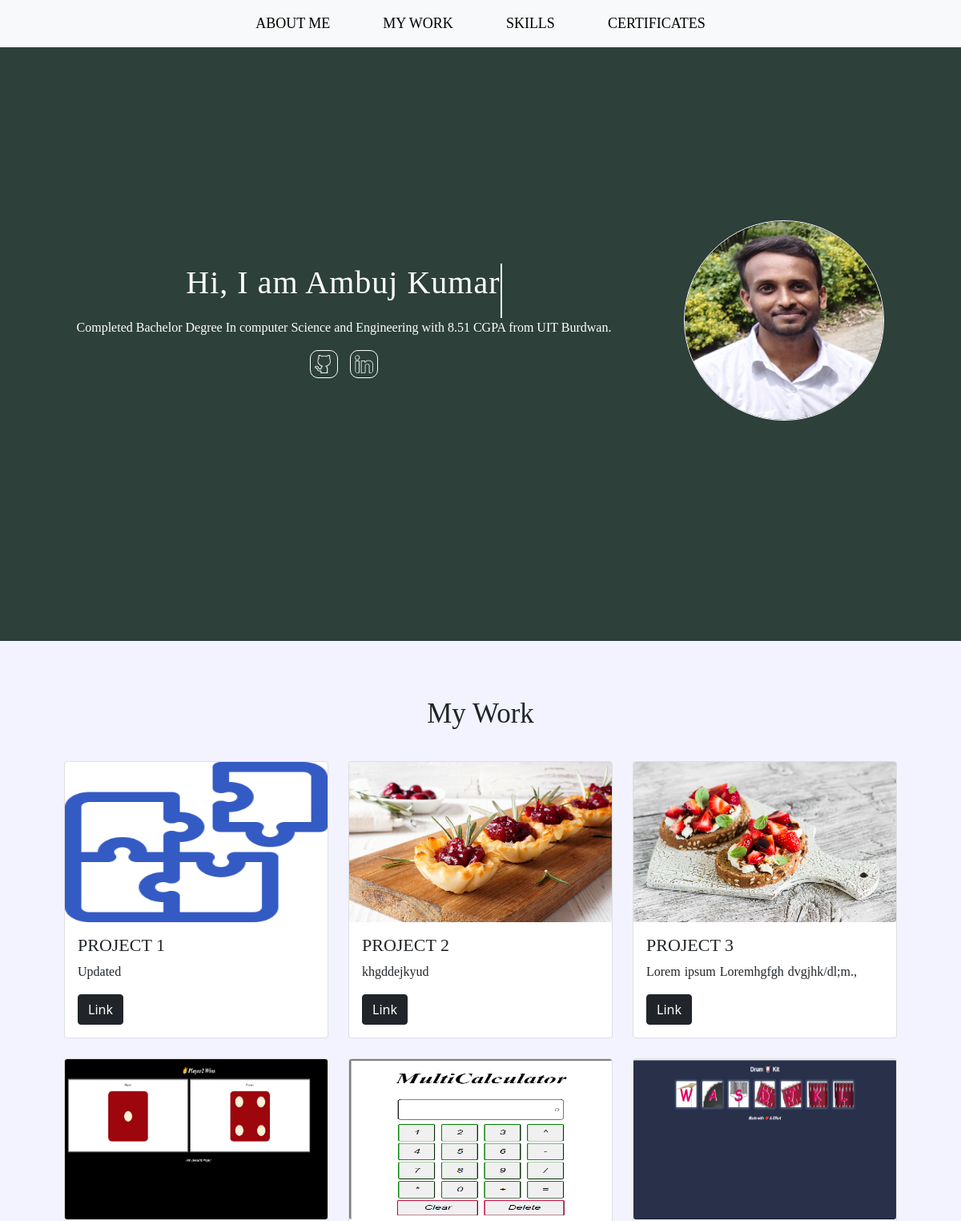
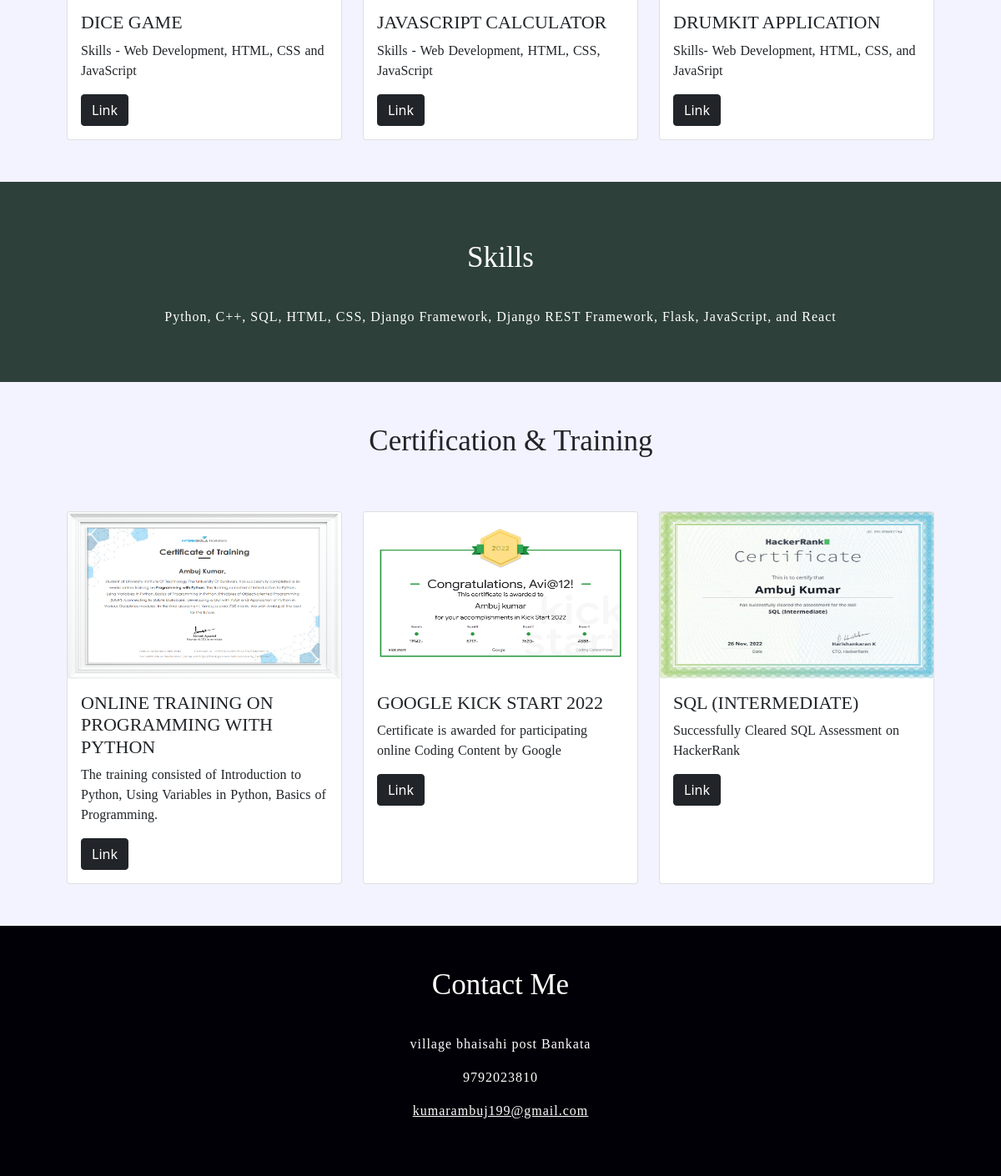
The page / on the database its author committed (2 pictures, top to bottom).
### projects/models.py (models this page shows)
class UserDetail (models.Model):
    user_img = models.FileField(upload_to='user_imgs')
    about = models.TextField(max_length=100)
    phone = models.CharField(max_length=20)
    email = models.EmailField()
    skills = models.TextField(max_length=150, default="None")

class ProjectDetail (models.Model):
    pro_id = models.IntegerField(primary_key=True)
    pro_img = models.FileField(upload_to='project_imgs/')
    pro_name = models.CharField(max_length=50)
    pro_description = models.TextField(max_length= 100)
    project_link = models.URLField(default='/')

class Certificates (models.Model):
    cert_img = models.FileField(upload_to='certificates')
    crt_name = models.CharField(max_length=100)
    crt_description = models.TextField(max_length=100, default='None')
    Link = models.URLField(default="/")

### projects/views.py (the view)
# urls.py: 2. Add a URL to urlpatterns:  path('', Home.as_view(), name='home')
def Home(request):
    projects = ProjectDetail.objects.all()
    template = loader.get_template('index.html')
    user = UserDetail.objects.first()
    certificates = Certificates.objects.all()
    context = {
         'user': user,
         'projects': projects,
        'certificates': certificates,
    }
    return HttpResponse(template.render(context, request))

### projects/templates/index.html (shortened to what this page needs)
<!DOCTYPE html>
<html lang="en">
<head>
    {% load static %}
    <link href="https://cdn.jsdelivr.net/npm/bootstrap@5.0.2/dist/css/bootstrap.min.css" rel="stylesheet">
    <link rel="stylesheet" href="{% static '/Styles.css' %}" >
</head>
<body>
  <nav class="navbar navbar-expand-sm bg-light justify-content-center fixed-top">
  <div class="nav">
    <ul class="navbar-nav">
      <li>
        <a class="nav-link" href="#About-Me">About Me</a>
      </li>
      <li >
        <a class="nav-link" href="#My-Work">My Work</a>
      </li>
      <li >
        <a class="nav-link" href="#Skills">Skills</a>
      </li>
      <li >
        <a class="nav-link" href="#Certificates">Certificates</a>
      </li>
    </ul>
  </div>
</nav>
     <div class = "main_content" >
     <div class="banner max-width" id="About-Me">
         <div class="greeting banner-cld">
              <h2 class ="banner-h2"> Hi, I am Ambuj Kumar</h2>
               <p>{{ user.about }}</p>
             <div class ="social_icons">
                 <a href = "https://github.com/Ambuj21"><img src="{% static 'github.png' %}" alt="social_icon1"></a>
                 <a href = "https://www.linkedin.com/in/ambuj-3b5345197/"><img src="{% static 'Linkedin.png' %}" alt="social_icon2"></a>
             </div>
         </div>
         <div class = "myImage banner-cld">
             <div class=" about_child">
             <img src="{{ user.user_img.url }}" alt="My_image"/>
         </div>
             </div>
     </div>
     <div class = "max-width work" >
<div  id="My-Work" style="padding-bottom:20px;"></div>
         <h2>My Work</h2>
    <div class ="projects">
        {% for project in projects %}
        <div class ="card">
            <img src="{{ project.pro_img.url }}" class="card-img" alt="project_img"/>
            <div class = "card-body">
            <h3 class="project_Title">{{ project.pro_name }}</h3>
                <p class="description">{{ project.pro_description }}</p>
                <a href = "{{ project.project_link }}">
            <button class="project_link btn btn-dark"> Link</button>
            </a>
            </div>
        </div>
        {% endfor %}
        </div>
    </div>
     <div class = "max-width skills">
         <div id ="Skills" style="padding-bottom:20px;"></div>
         <h2>Skills</h2>
           <p> {{ user.skills }} </p>
    </div>
     <div class = "max-width Certificates">
         <h2>Certification & Training</h2>
        <div class ="projects">
        {% for certificate in certificates %}
        <div class ="card">
            <img src="{{ certificate.cert_img.url }}" class="card-img" alt="certificate_img"/>
            <div class = "card-body">
            <h3 class="project_Title">{{ certificate.crt_name }}</h3>
                <p class="description">{{ certificate.crt_description }}</p>
                <a href = "{{ certificate.Link }}">
            <button class="project_link btn btn-dark"> Link</button>
            </a>
            </div>
        </div>
        {% endfor %}
        </div>
     </div></div>
<footer> <div class = "max-width contact">
         <h2>Contact Me</h2>
    <div class ="contact_info">
        <p>village bhaisahi post Bankata</p>
        <p>9792023810</p>
        <p><a href="mailto:kumarambuj199@gmail.com">kumarambuj199@gmail.com</a></p>
    </div>
         </div></footer>
</body>
</html>

### projects/static/Styles.css (style rules this page uses)
body { overflow-x: hidden; }
.banner { height: 100vh; display: flex; background-color: #2d403a; align-items: center; width:100%; justify-content:space-around; }
.banner-h2 { color:white; font-family: 'montserrat'; width: fit-content; font-size: 40px; overflow: hidden; border-right: 2px solid white; white-space: nowrap; margin: 0 auto; letter-spacing: 1px; padding-bottom: 20px; animation: typing 3.5s steps(20, end), blink-caret .75s step-end infinite; }
.work h2, .contact h2, .skills h2, .Certificates h2 { text-align:center; padding: 0px 0px 30px 0px; font-family: 'montserrat'; font-size: 35px; }
.work, .Certificates { background-color:#f2f3fe; padding:50px; }
.skills { background-color:#2d403a; padding:50px; }
.project_Title, .Certificate_Title { font-family: 'montserrat'; font-size: 22px; text-transform: Uppercase; }
.contact h2, .skills h2, .skills p { color:white; }
.contact_info p, .contact_info a, .skills p { font-family: 'poppins'; font-size: 16px; text-align:center; letter-spacing:1px; }
.contact_info p, .contact_info a { color:white; }
.contact { background-color:#000006; padding:50px; }
.description { font-family: 'poppins'; font-size: 16px; text-align:left; word-spacing:1px; }
.banner-cld p { font-family: 'poppins'; font-size: 16px; color:white; align:center; }
.nav { justify-content: inherit; }
.nav ul { gap:50px; }
.navbar-nav a { font-family: 'Montserrat'; font-size: 18px; font-weight:900px; text-transform:uppercase; color:black; }
.banner-cld .about_child img { width:250px; height: 250px; border: 1px solid white; border-radius:50%; }
.social_icons { text-align:center; }
.social_icons img { width: 35px; height: 35px; border: 1px solid white; padding: 5px; border-radius: 10px; margin: 0px 5px 0px 5px; }
.max-width { padding:50px; }
.projects, .Certificates { display:flex; justify-content: center; flex-wrap:wrap; gap: 25px; }
.card { width:30%; z-index:10; }
.card-img { width:100%; height:200px; }

### rows shown on the page
UserDetail: about "Completed Bachelor Degree In computer Science and Engineering with 8.51 CGPA from UIT Burdwan.", user_img (picture), skills "Python, C++, SQL, HTML, CSS, Django Framework, Django REST Framework, Flask, JavaScript, and React"
ProjectDetail: pro_img (picture), pro_name "PROJECT 1", pro_description "Updated"
ProjectDetail: pro_img (picture), pro_name "PROJECT 2", pro_description "khgddejkyud"
ProjectDetail: pro_img (picture), pro_name "PROJECT 3", pro_description "Lorem ipsum Loremhgfgh dvgjhk/dl;m.,"
ProjectDetail: pro_img (picture), pro_name "DICE GAME", pro_description "Skills - Web Development, HTML, CSS and JavaScript"
ProjectDetail: pro_img (picture), pro_name "JAVASCRIPT CALCULATOR", pro_description "Skills - Web Development, HTML, CSS, JavaScript"
ProjectDetail: pro_img (picture), pro_name "DRUMKIT APPLICATION", pro_description "Skills- Web Development, HTML, CSS, and JavaSript"
Certificates: cert_img (picture), crt_name "ONLINE TRAINING ON PROGRAMMING WITH PYTHON", crt_description "The training consisted of Introduction to Python, Using Variables in Python, Basics of Programming."
Certificates: cert_img (picture), crt_name "GOOGLE KICK START 2022", crt_description "Certificate is awarded for participating online Coding Content by Google"
Certificates: cert_img (picture), crt_name "SQL (INTERMEDIATE)", crt_description "Successfully Cleared SQL Assessment on HackerRank"
